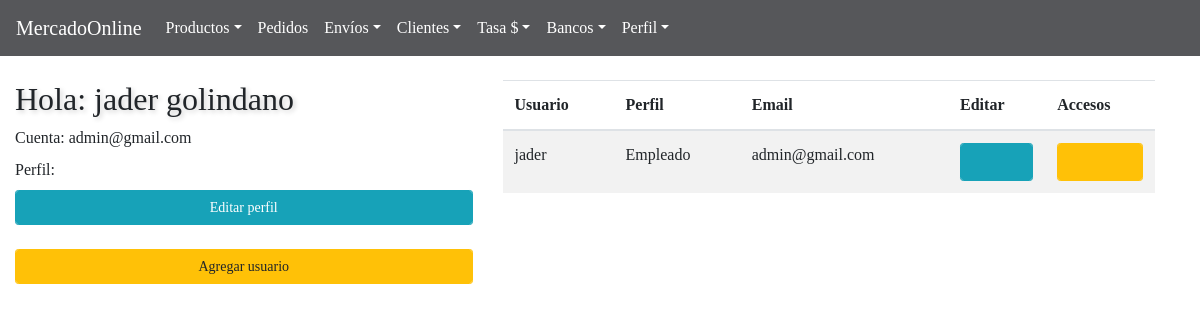
The page /BackAdmin/updateCount (signed in) on the database its author committed.
### tables this page shows
CREATE TABLE `empleados` (
  `id` int(11) NOT NULL,
  `user` text NOT NULL,
  `password` text NOT NULL,
  `name` text NOT NULL,
  `lastname` text NOT NULL,
  `intents` int(11) NOT NULL,
  `rol` int(11) NOT NULL,
  `enable` int(11) NOT NULL
);

### BackAdmin/controllers/controllerPage.php (called while the page is built)
<?php
class page{
 public static function template(){
 			include "views/template.php";
 		}
 public static function pageConnectController(){
if (isset( $_GET["action"])) {
	 	$controllerPage = $_GET["action"];
}
else{
	$controllerPage ="index";
}
 	$answer = pageModel::pageConnectModel($controllerPage);
 	include $answer;
 }
}

### BackAdmin/models/connection.php (called while the page is built)
<?php
class connection{
	 public static function connect(){
	 	$link = new PDO("mysql:host=localhost;dbname=mercadoonline","root","");
	 	return $link;
	 }
}

### BackAdmin/models/usersModels.php (called while the page is built, shortened)
<?php
require_once "connection.php";
class userModel{
 public static function viewUserPerfilModel($dataModel, $table){
$stmt = connection::connect()->prepare("SELECT user, name, lastname, rol FROM $table WHERE id = :id AND user = :user");
 	 	$stmt ->bindParam(":id",$dataModel["id"],PDO::PARAM_INT);
		$stmt ->bindParam(":user",$dataModel["user"],PDO::PARAM_STR);
		 $stmt -> execute();
		 return $stmt->fetch();
 		}
  public static function  viewUsersModel($table){
  	$stmt = connection::connect()->prepare("SELECT id, user, rol, name, lastname FROM $table ORDER BY rol DESC");
 	$stmt -> execute();
	return $stmt->fetchAll();
  		}
}

### BackAdmin/controllers/usersControllers.php (the view, shortened to what this page needs)
<?php
class userController{
 public static function  viewUserPerfilController(){
 				if (isset($_SESSION["id"]) && $_SESSION["user"] ) {
 					$dataController = array("id"=>$_SESSION["id"], "user"=>$_SESSION["user"]);
 					$table = "empleados";
 				$answer = userModel::viewUserPerfilModel($dataController, $table);
 			echo '
 			<h2>Hola: '.$answer["name"].' '.$answer["lastname"].'</h2>
			<label for="input"  col-form-label is-valid">Cuenta:  '.$answer["user"].'</label>
			<br>
			<label for="input"  col-form-label is-valid">Perfil: '.$perfil.'</label>';
 					}
 			}
 			 public static function  viewUsersController(){
 			 	$table = "empleados";
 			 	$answer = userModel::viewUsersModel($table);
 				foreach ($answer  as $row => $item) {
 					if ( $item["rol"]== 1) {
 						$perfil = "Administrador";
 						$rolAdmin ="checked";
 						$rolEmployee="";
 					}else{
 						$perfil = "Empleado";
 						$rolEmployee="checked";
 						$rolAdmin="";
 					}
 				echo '
 				<tr>
 				<td>'.$item["name"].'</td>
 				<td>'.$perfil.'</td>
 				<td>'.$item["user"].'</td>
 				<td><a href="#edit'.$row.'"  data-toggle="modal">
 						<button  class="form-control btn-info fa fa-pencil btn-sm"  type="button"></button></a>
 			<div class="modal fade" id="edit'.$row.'" tabindex="-1" role="dialog" aria-labelledby="myModalLabel" ariahidden="true">
			<input type="text" class="form-control form-control-sm"  name="idUser" required maxlength="20"  value='.$item["id"].'  required style="display:none">
			<input type="text" class="form-control form-control-sm"  name="changeUserName" required maxlength="20"  value='.$item["name"].'  required>
			<input type="text" class="form-control form-control-sm"  name="changeUserLastName" required maxlength="20" value='.$item["lastname"].' required>
			<input type="text" class="form-control form-control-sm"  name="changeUserEmail" required maxlength="40" value='.$item["user"].' required>
  			<input class="form-check-input" type="radio" name="changeUserRol" id="exampleRadios2" value=1 '.$rolAdmin.'>
  			<input class="form-check-input" type="radio" name="changeUserRol" id="exampleRadios1" value=2 '.$rolEmployee.'>
				</div>
 				</td>
 	<td><a href="#syst'.$row.'"  data-toggle="modal">
 			<button  class="form-control btn-warning fa fa-user btn-sm"  type="button"></button></a>
 			<div class="modal fade" id="syst'.$row.'" tabindex="-1" role="dialog" aria-labelledby="myModalLabel" ariahidden="true">
			<input type="text" class="form-control form-control-sm"  name="deleteidUser" required maxlength="20"  value='.$item["id"].'  required style="display:none">
			<input type="submit" class="form-control btn-danger  btn-sm" value="Eliminar usuario  '.$item["user"].'">
				  </div>
				</td>
 				</tr>';
 								}
 			 }
}

### BackAdmin/views/css/style.css (style rules this page uses)
* { margin: 0; padding: 0; list-style: none; text-decoration: none; font-family:"Pavanam-Regular"; }
body { text-align: center; margin: 0%; }
h1,h2,h3,h4,h5,h6 { font-family:"Pavanam-Regular"; text-shadow: 2px 2px 5px rgba(0,0,0,0.2); }

### rows shown on the page
empleados: name "jader", lastname "golindano", user "admin@gmail.com", rol "Empleado"
